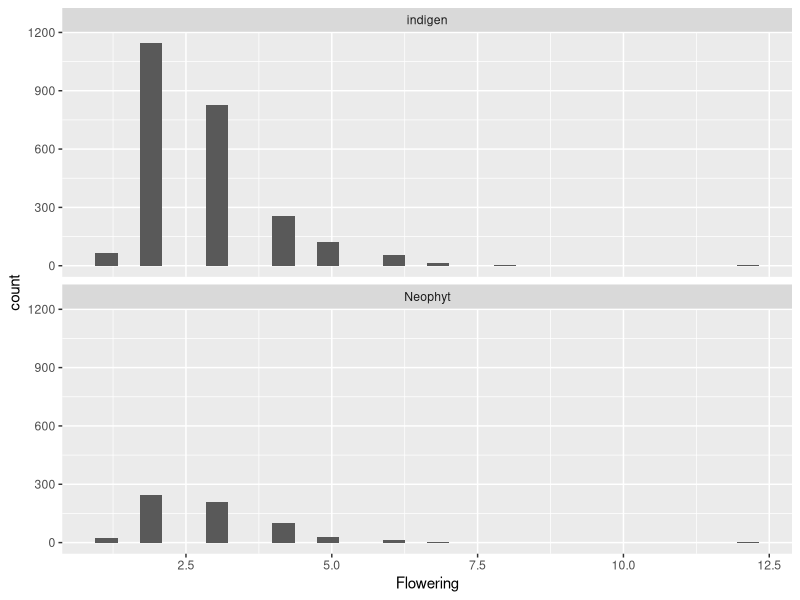

Write R code to recreate this figure.
#--------------------------------------------------------------------------------------------------
# Comparando distribuicoes com o Qui-quadrado
#
# Gorgens, Eric Bastos
# Department of Forest Sciences
# University of Sao Paulo
# Piracicaba, Brazil
# gorgens (at) usp.br
#
#--------------------------------------------------------------------------------------------------

# comparando tempo de florescimento de especies nativas e exoticas
 
df <- read.csv("flowering_alien_vs_indigen.csv", sep = ";") # o separador pode mudar de computador para computador
head(df)
names(df)

# explorando a distribuição graficamente.
require(ggplot2)
ggplot(df, aes(Flowering)) + geom_histogram() + facet_wrap(~Status, nrow = 2, ncol = 1)
 
# e pelo teste Chi-quadrado.
m <- table(df$Status, df$Flowering)
 
(Xsq <- chisq.test(m)) # Resumo do teste
Xsq$observed # Valores observados (o mesmo que matriz m)
Xsq$expected # Valores esperados segundo hipótese nula
Xsq$residuals # Resíduos de Pearson
Xsq$stdres # Resíduos padronizados

